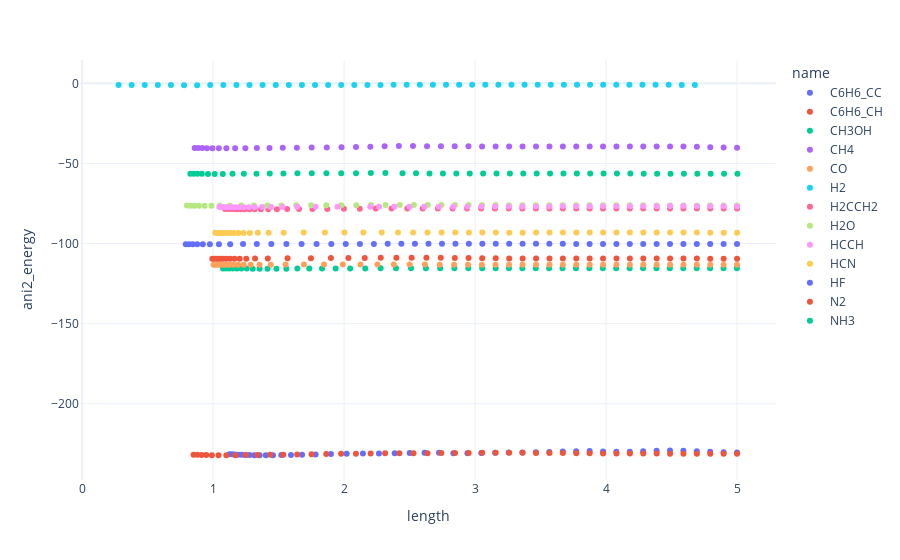

The code cell stored with this chart in its notebook:
### Code cell
fig = px.scatter(df, 
                 x='length', 
                 y='ani2_energy',
                 hover_name='name',
                 hover_data=['name', 'point', 'bond', 'length', 'ani2_energy', 'energy', 'BAND_energy'],
                 color='name',
                 template="plotly_white")

fig.show()
fig.write_html('data/ani2.html')

### Figure 1 — Plotly figure (JSON) as saved in the notebook; plotly's stock layout.template omitted (floating-point values rounded to 4 significant figures; data arrays with more than 128 entries replaced by an {"elided": "..."} marker saying what was removed)
{"data": [{"customdata": {"elided": "45x7 mixed values"}, "hoverlabel": {"namelength": 0}, "hovertemplate": "<b>%{hovertext}</b><br><br>name=%{customdata[0]}<br>length=%{customdata[3]}<br>ani2_energy=%{customdata[4]}<br>point=%{customdata[1]}<br>bond=%{customdata[2]}<br>energy=%{customdata[5]}<br>BAND_energy=%{customdata[6]}", "hovertext": ["C6H6_CC", "C6H6_CC", "C6H6_CC", "C6H6_CC", "C6H6_CC", "C6H6_CC", "C6H6_CC", "C6H6_CC", "C6H6_CC", "C6H6_CC", "C6H6_CC", "C6H6_CC", "C6H6_CC", "C6H6_CC", "C6H6_CC", "C6H6_CC", "C6H6_CC", "C6H6_CC", "C6H6_CC", "C6H6_CC", "C6H6_CC", "C6H6_CC", "C6H6_CC", "C6H6_CC", "C6H6_CC", "C6H6_CC", "C6H6_CC", "C6H6_CC", "C6H6_CC", "C6H6_CC", "C6H6_CC", "C6H6_CC", "C6H6_CC", "C6H6_CC", "C6H6_CC", "C6H6_CC", "C6H6_CC", "C6H6_CC", "C6H6_CC", "C6H6_CC", "C6H6_CC", "C6H6_CC", "C6H6_CC", "C6H6_CC", "C6H6_CC"], "legendgroup": "C6H6_CC", "marker": {"color": "#636efa", "symbol": "circle"}, "mode": "markers", "name": "C6H6_CC", "showlegend": true, "type": "scatter", "x": [1.125, 1.145, 1.166, 1.19, 1.216, 1.245, 1.277, 1.313, 1.355, 1.402, 1.457, 1.521, 1.594, 1.679, 1.782, 1.9, 2.02, 2.144, 2.266, 2.386, 2.501, 2.614, 2.725, 2.834, 2.942, 3.048, 3.153, 3.257, 3.361, 3.464, 3.567, 3.67, 3.772, 3.874, 3.977, 4.078, 4.181, 4.283, 4.386, 4.488, 4.59, 4.693, 4.795, 4.897, 5.0], "xaxis": "x", "y": [-231.5, -231.6, -231.7, -231.8, -231.9, -232.0, -232.1, -232.1, -232.2, -232.2, -232.2, -232.1, -232.0, -231.9, -231.7, -231.4, -231.2, -231.1, -231.1, -230.9, -230.8, -230.7, -230.7, -230.9, -230.9, -230.7, -230.6, -230.5, -230.4, -230.3, -230.1, -229.9, -229.7, -229.5, -229.8, -230.0, -229.9, -229.7, -229.4, -229.2, -229.3, -229.6, -230.0, -230.3, -230.4], "yaxis": "y"}, {"customdata": {"elided": "45x7 mixed values"}, "hoverlabel": {"namelength": 0}, "hovertemplate": "<b>%{hovertext}</b><br><br>name=%{customdata[0]}<br>length=%{customdata[3]}<br>ani2_energy=%{customdata[4]}<br>point=%{customdata[1]}<br>bond=%{customdata[2]}<br>energy=%{customdata[5]}<br>BAND_energy=%{customdata[6]}", "hovertext": ["C6H6_CH", "C6H6_CH", "C6H6_CH", "C6H6_CH", "C6H6_CH", "C6H6_CH", "C6H6_CH", "C6H6_CH", "C6H6_CH", "C6H6_CH", "C6H6_CH", "C6H6_CH", "C6H6_CH", "C6H6_CH", "C6H6_CH", "C6H6_CH", "C6H6_CH", "C6H6_CH", "C6H6_CH", "C6H6_CH", "C6H6_CH", "C6H6_CH", "C6H6_CH", "C6H6_CH", "C6H6_CH", "C6H6_CH", "C6H6_CH", "C6H6_CH", "C6H6_CH", "C6H6_CH", "C6H6_CH", "C6H6_CH", "C6H6_CH", "C6H6_CH", "C6H6_CH", "C6H6_CH", "C6H6_CH", "C6H6_CH", "C6H6_CH", "C6H6_CH", "C6H6_CH", "C6H6_CH", "C6H6_CH", "C6H6_CH", "C6H6_CH"], "legendgroup": "C6H6_CH", "marker": {"color": "#EF553B", "symbol": "circle"}, "mode": "markers", "name": "C6H6_CH", "showlegend": true, "type": "scatter", "x": [0.8505, 0.8786, 0.9106, 0.9476, 0.9907, 1.041, 1.101, 1.17, 1.25, 1.339, 1.436, 1.536, 1.642, 1.752, 1.864, 1.977, 2.09, 2.202, 2.313, 2.422, 2.53, 2.637, 2.742, 2.847, 2.951, 3.054, 3.157, 3.26, 3.363, 3.465, 3.568, 3.67, 3.772, 3.875, 3.977, 4.079, 4.182, 4.284, 4.386, 4.489, 4.591, 4.693, 4.795, 4.898, 5.0], "xaxis": "x", "y": [-231.8, -231.9, -232.0, -232.1, -232.1, -232.2, -232.2, -232.2, -232.1, -232.0, -231.9, -231.8, -231.7, -231.5, -231.4, -231.3, -231.2, -231.1, -231.0, -230.9, -230.9, -230.9, -230.8, -230.8, -230.7, -230.7, -230.7, -230.7, -230.7, -230.7, -230.8, -230.9, -230.9, -231.0, -231.0, -231.1, -231.1, -231.1, -231.1, -231.2, -231.2, -231.2, -231.2, -231.3, -231.3], "yaxis": "y"}, {"customdata": {"elided": "45x7 mixed values"}, "hoverlabel": {"namelength": 0}, "hovertemplate": "<b>%{hovertext}</b><br><br>name=%{customdata[0]}<br>length=%{customdata[3]}<br>ani2_energy=%{customdata[4]}<br>point=%{customdata[1]}<br>bond=%{customdata[2]}<br>energy=%{customdata[5]}<br>BAND_energy=%{customdata[6]}", "hovertext": ["CH3OH", "CH3OH", "CH3OH", "CH3OH", "CH3OH", "CH3OH", "CH3OH", "CH3OH", "CH3OH", "CH3OH", "CH3OH", "CH3OH", "CH3OH", "CH3OH", "CH3OH", "CH3OH", "CH3OH", "CH3OH", "CH3OH", "CH3OH", "CH3OH", "CH3OH", "CH3OH", "CH3OH", "CH3OH", "CH3OH", "CH3OH", "CH3OH", "CH3OH", "CH3OH", "CH3OH", "CH3OH", "CH3OH", "CH3OH", "CH3OH", "CH3OH", "CH3OH", "CH3OH", "CH3OH", "CH3OH", "CH3OH", "CH3OH", "CH3OH", "CH3OH", "CH3OH"], "legendgroup": "CH3OH", "marker": {"color": "#00cc96", "symbol": "circle"}, "mode": "markers", "name": "CH3OH", "showlegend": true, "type": "scatter", "x": [1.076, 1.098, 1.122, 1.15, 1.181, 1.216, 1.256, 1.302, 1.355, 1.415, 1.483, 1.559, 1.643, 1.734, 1.831, 1.936, 2.046, 2.161, 2.279, 2.396, 2.511, 2.624, 2.734, 2.842, 2.948, 3.054, 3.157, 3.259, 3.361, 3.463, 3.565, 3.668, 3.77, 3.873, 3.975, 4.077, 4.18, 4.282, 4.385, 4.487, 4.589, 4.692, 4.794, 4.897, 4.999], "xaxis": "x", "y": [-115.5, -115.6, -115.6, -115.6, -115.6, -115.6, -115.7, -115.7, -115.7, -115.7, -115.7, -115.7, -115.7, -115.6, -115.6, -115.6, -115.6, -115.5, -115.5, -115.4, -115.4, -115.4, -115.4, -115.4, -115.4, -115.4, -115.4, -115.4, -115.4, -115.4, -115.4, -115.4, -115.4, -115.4, -115.4, -115.4, -115.4, -115.4, -115.4, -115.4, -115.4, -115.4, -115.4, -115.4, -115.4], "yaxis": "y"}, {"customdata": {"elided": "45x7 mixed values"}, "hoverlabel": {"namelength": 0}, "hovertemplate": "<b>%{hovertext}</b><br><br>name=%{customdata[0]}<br>length=%{customdata[3]}<br>ani2_energy=%{customdata[4]}<br>point=%{customdata[1]}<br>bond=%{customdata[2]}<br>energy=%{customdata[5]}<br>BAND_energy=%{customdata[6]}", "hovertext": ["CH4", "CH4", "CH4", "CH4", "CH4", "CH4", "CH4", "CH4", "CH4", "CH4", "CH4", "CH4", "CH4", "CH4", "CH4", "CH4", "CH4", "CH4", "CH4", "CH4", "CH4", "CH4", "CH4", "CH4", "CH4", "CH4", "CH4", "CH4", "CH4", "CH4", "CH4", "CH4", "CH4", "CH4", "CH4", "CH4", "CH4", "CH4", "CH4", "CH4", "CH4", "CH4", "CH4", "CH4", "CH4"], "legendgroup": "CH4", "marker": {"color": "#ab63fa", "symbol": "circle"}, "mode": "markers", "name": "CH4", "showlegend": true, "type": "scatter", "x": [0.8591, 0.8864, 0.9174, 0.9531, 0.9946, 1.044, 1.101, 1.168, 1.246, 1.334, 1.431, 1.532, 1.639, 1.752, 1.868, 1.98, 2.091, 2.2, 2.309, 2.418, 2.526, 2.633, 2.739, 2.845, 2.949, 3.053, 3.157, 3.26, 3.363, 3.465, 3.568, 3.67, 3.772, 3.875, 3.977, 4.079, 4.182, 4.284, 4.386, 4.489, 4.591, 4.693, 4.795, 4.898, 5.0], "xaxis": "x", "y": [-40.28, -40.34, -40.39, -40.43, -40.47, -40.49, -40.5, -40.49, -40.45, -40.37, -40.3, -40.24, -40.16, -40.1, -40.04, -39.95, -39.78, -39.51, -39.26, -39.14, -39.17, -39.22, -39.25, -39.26, -39.29, -39.37, -39.42, -39.43, -39.42, -39.4, -39.39, -39.38, -39.39, -39.4, -39.41, -39.42, -39.42, -39.4, -39.35, -39.35, -39.43, -39.59, -39.81, -40.02, -40.13], "yaxis": "y"}, {"customdata": {"elided": "45x7 mixed values"}, "hoverlabel": {"namelength": 0}, "hovertemplate": "<b>%{hovertext}</b><br><br>name=%{customdata[0]}<br>length=%{customdata[3]}<br>ani2_energy=%{customdata[4]}<br>point=%{customdata[1]}<br>bond=%{customdata[2]}<br>energy=%{customdata[5]}<br>BAND_energy=%{customdata[6]}", "hovertext": ["CO", "CO", "CO", "CO", "CO", "CO", "CO", "CO", "CO", "CO", "CO", "CO", "CO", "CO", "CO", "CO", "CO", "CO", "CO", "CO", "CO", "CO", "CO", "CO", "CO", "CO", "CO", "CO", "CO", "CO", "CO", "CO", "CO", "CO", "CO", "CO", "CO", "CO", "CO", "CO", "CO", "CO", "CO", "CO", "CO"], "legendgroup": "CO", "marker": {"color": "#FFA15A", "symbol": "circle"}, "mode": "markers", "name": "CO", "showlegend": true, "type": "scatter", "x": [1.004, 1.019, 1.035, 1.054, 1.074, 1.097, 1.124, 1.154, 1.19, 1.233, 1.287, 1.354, 1.44, 1.553, 1.694, 1.847, 1.991, 2.125, 2.254, 2.379, 2.5, 2.617, 2.73, 2.839, 2.946, 3.052, 3.156, 3.259, 3.362, 3.465, 3.568, 3.67, 3.772, 3.875, 3.977, 4.079, 4.182, 4.284, 4.386, 4.489, 4.591, 4.693, 4.795, 4.898, 5.0], "xaxis": "x", "y": [-113.2, -113.2, -113.3, -113.3, -113.3, -113.3, -113.3, -113.3, -113.3, -113.3, -113.2, -113.2, -113.2, -113.1, -113.1, -113.1, -113.1, -113.1, -113.1, -113.1, -113.1, -113.2, -113.2, -113.2, -113.2, -113.2, -113.3, -113.3, -113.2, -113.2, -113.2, -113.2, -113.2, -113.2, -113.2, -113.2, -113.2, -113.2, -113.3, -113.3, -113.3, -113.3, -113.3, -113.3, -113.3], "yaxis": "y"}, {"customdata": {"elided": "45x7 mixed values"}, "hoverlabel": {"namelength": 0}, "hovertemplate": "<b>%{hovertext}</b><br><br>name=%{customdata[0]}<br>length=%{customdata[3]}<br>ani2_energy=%{customdata[4]}<br>point=%{customdata[1]}<br>bond=%{customdata[2]}<br>energy=%{customdata[5]}<br>BAND_energy=%{customdata[6]}", "hovertext": ["H2", "H2", "H2", "H2", "H2", "H2", "H2", "H2", "H2", "H2", "H2", "H2", "H2", "H2", "H2", "H2", "H2", "H2", "H2", "H2", "H2", "H2", "H2", "H2", "H2", "H2", "H2", "H2", "H2", "H2", "H2", "H2", "H2", "H2", "H2", "H2", "H2", "H2", "H2", "H2", "H2", "H2", "H2", "H2", "H2"], "legendgroup": "H2", "marker": {"color": "#19d3f3", "symbol": "circle"}, "mode": "markers", "name": "H2", "showlegend": true, "type": "scatter", "x": [0.278, 0.378, 0.478, 0.578, 0.678, 0.778, 0.878, 0.978, 1.078, 1.178, 1.278, 1.378, 1.478, 1.578, 1.678, 1.778, 1.878, 1.978, 2.078, 2.178, 2.278, 2.378, 2.478, 2.578, 2.678, 2.778, 2.878, 2.978, 3.078, 3.178, 3.278, 3.378, 3.478, 3.578, 3.678, 3.778, 3.878, 3.978, 4.078, 4.178, 4.278, 4.378, 4.478, 4.578, 4.678], "xaxis": "x", "y": [-1.022, -1.017, -1.021, -1.044, -1.095, -1.13, -1.115, -1.079, -1.057, -1.047, -1.059, -1.087, -1.09, -1.086, -1.085, -1.083, -1.074, -1.049, -1.017, -0.986, -0.9586, -0.9341, -0.9113, -0.8921, -0.8795, -0.8724, -0.8677, -0.8647, -0.8627, -0.862, -0.8638, -0.8675, -0.8722, -0.8786, -0.8851, -0.8899, -0.8924, -0.8932, -0.8938, -0.8956, -0.9011, -0.9118, -0.9255, -0.9415, -0.9605], "yaxis": "y"}, {"customdata": {"elided": "45x7 mixed values"}, "hoverlabel": {"namelength": 0}, "hovertemplate": "<b>%{hovertext}</b><br><br>name=%{customdata[0]}<br>length=%{customdata[3]}<br>ani2_energy=%{customdata[4]}<br>point=%{customdata[1]}<br>bond=%{customdata[2]}<br>energy=%{customdata[5]}<br>BAND_energy=%{customdata[6]}", "hovertext": ["H2CCH2", "H2CCH2", "H2CCH2", "H2CCH2", "H2CCH2", "H2CCH2", "H2CCH2", "H2CCH2", "H2CCH2", "H2CCH2", "H2CCH2", "H2CCH2", "H2CCH2", "H2CCH2", "H2CCH2", "H2CCH2", "H2CCH2", "H2CCH2", "H2CCH2", "H2CCH2", "H2CCH2", "H2CCH2", "H2CCH2", "H2CCH2", "H2CCH2", "H2CCH2", "H2CCH2", "H2CCH2", "H2CCH2", "H2CCH2", "H2CCH2", "H2CCH2", "H2CCH2", "H2CCH2", "H2CCH2", "H2CCH2", "H2CCH2", "H2CCH2", "H2CCH2", "H2CCH2", "H2CCH2", "H2CCH2", "H2CCH2", "H2CCH2", "H2CCH2"], "legendgroup": "H2CCH2", "marker": {"color": "#FF6692", "symbol": "circle"}, "mode": "markers", "name": "H2CCH2", "showlegend": true, "type": "scatter", "x": [1.091, 1.11, 1.132, 1.154, 1.18, 1.208, 1.24, 1.276, 1.317, 1.365, 1.421, 1.487, 1.565, 1.656, 1.759, 1.871, 1.998, 2.12, 2.241, 2.363, 2.483, 2.6, 2.716, 2.828, 2.938, 3.046, 3.152, 3.257, 3.361, 3.464, 3.567, 3.67, 3.772, 3.875, 3.976, 4.079, 4.181, 4.283, 4.386, 4.488, 4.591, 4.693, 4.796, 4.898, 5.0], "xaxis": "x", "y": [-78.45, -78.47, -78.49, -78.51, -78.52, -78.54, -78.55, -78.55, -78.56, -78.56, -78.55, -78.53, -78.51, -78.48, -78.44, -78.39, -78.32, -78.27, -78.2, -78.14, -78.11, -78.1, -78.1, -78.1, -78.11, -78.12, -78.14, -78.15, -78.16, -78.16, -78.16, -78.16, -78.16, -78.16, -78.16, -78.16, -78.16, -78.16, -78.15, -78.15, -78.15, -78.16, -78.16, -78.16, -78.17], "yaxis": "y"}, {"customdata": {"elided": "45x7 mixed values"}, "hoverlabel": {"namelength": 0}, "hovertemplate": "<b>%{hovertext}</b><br><br>name=%{customdata[0]}<br>length=%{customdata[3]}<br>ani2_energy=%{customdata[4]}<br>point=%{customdata[1]}<br>bond=%{customdata[2]}<br>energy=%{customdata[5]}<br>BAND_energy=%{customdata[6]}", "hovertext": ["H2O", "H2O", "H2O", "H2O", "H2O", "H2O", "H2O", "H2O", "H2O", "H2O", "H2O", "H2O", "H2O", "H2O", "H2O", "H2O", "H2O", "H2O", "H2O", "H2O", "H2O", "H2O", "H2O", "H2O", "H2O", "H2O", "H2O", "H2O", "H2O", "H2O", "H2O", "H2O", "H2O", "H2O", "H2O", "H2O", "H2O", "H2O", "H2O", "H2O", "H2O", "H2O", "H2O", "H2O", "H2O"], "legendgroup": "H2O", "marker": {"color": "#B6E880", "symbol": "circle"}, "mode": "markers", "name": "H2O", "showlegend": true, "type": "scatter", "x": [0.8002, 0.8258, 0.8561, 0.8915, 0.9347, 0.9873, 1.051, 1.128, 1.216, 1.312, 1.414, 1.522, 1.634, 1.749, 1.863, 1.979, 2.093, 2.206, 2.316, 2.425, 2.533, 2.639, 2.743, 2.847, 2.95, 3.054, 3.157, 3.259, 3.362, 3.464, 3.567, 3.669, 3.772, 3.874, 3.976, 4.079, 4.181, 4.283, 4.386, 4.488, 4.59, 4.693, 4.795, 4.897, 5.0], "xaxis": "x", "y": [-76.31, -76.34, -76.36, -76.38, -76.39, -76.39, -76.38, -76.35, -76.32, -76.28, -76.23, -76.18, -76.14, -76.1, -76.07, -76.05, -76.03, -76.01, -76.0, -75.98, -75.98, -75.98, -75.98, -75.98, -75.98, -76.0, -76.02, -76.03, -76.04, -76.05, -76.06, -76.07, -76.09, -76.1, -76.12, -76.13, -76.15, -76.16, -76.17, -76.18, -76.19, -76.19, -76.2, -76.21, -76.22], "yaxis": "y"}, {"customdata": {"elided": "45x7 mixed values"}, "hoverlabel": {"namelength": 0}, "hovertemplate": "<b>%{hovertext}</b><br><br>name=%{customdata[0]}<br>length=%{customdata[3]}<br>ani2_energy=%{customdata[4]}<br>point=%{customdata[1]}<br>bond=%{customdata[2]}<br>energy=%{customdata[5]}<br>BAND_energy=%{customdata[6]}", "hovertext": ["HCCH", "HCCH", "HCCH", "HCCH", "HCCH", "HCCH", "HCCH", "HCCH", "HCCH", "HCCH", "HCCH", "HCCH", "HCCH", "HCCH", "HCCH", "HCCH", "HCCH", "HCCH", "HCCH", "HCCH", "HCCH", "HCCH", "HCCH", "HCCH", "HCCH", "HCCH", "HCCH", "HCCH", "HCCH", "HCCH", "HCCH", "HCCH", "HCCH", "HCCH", "HCCH", "HCCH", "HCCH", "HCCH", "HCCH", "HCCH", "HCCH", "HCCH", "HCCH", "HCCH", "HCCH"], "legendgroup": "HCCH", "marker": {"color": "#FF97FF", "symbol": "circle"}, "mode": "markers", "name": "HCCH", "showlegend": true, "type": "scatter", "x": [1.048, 1.064, 1.082, 1.101, 1.122, 1.145, 1.171, 1.2, 1.234, 1.272, 1.318, 1.374, 1.442, 1.529, 1.643, 1.783, 1.949, 2.2, 2.267, 2.384, 2.499, 2.612, 2.724, 2.833, 2.941, 3.048, 3.153, 3.257, 3.361, 3.464, 3.567, 3.67, 3.772, 3.875, 3.977, 4.079, 4.182, 4.284, 4.386, 4.489, 4.59, 4.693, 4.796, 4.897, 5.0], "xaxis": "x", "y": [-77.23, -77.25, -77.26, -77.27, -77.28, -77.29, -77.29, -77.3, -77.29, -77.29, -77.27, -77.25, -77.22, -77.16, -77.09, -77.02, -76.97, -76.96, -77.01, -77.0, -77.01, -77.0, -76.99, -76.98, -76.97, -76.93, -76.9, -76.87, -76.85, -76.82, -76.8, -76.78, -76.75, -76.73, -76.72, -76.71, -76.7, -76.68, -76.65, -76.62, -76.63, -76.66, -76.71, -76.78, -76.83], "yaxis": "y"}, {"customdata": {"elided": "45x7 mixed values"}, "hoverlabel": {"namelength": 0}, "hovertemplate": "<b>%{hovertext}</b><br><br>name=%{customdata[0]}<br>length=%{customdata[3]}<br>ani2_energy=%{customdata[4]}<br>point=%{customdata[1]}<br>bond=%{customdata[2]}<br>energy=%{customdata[5]}<br>BAND_energy=%{customdata[6]}", "hovertext": ["HCN", "HCN", "HCN", "HCN", "HCN", "HCN", "HCN", "HCN", "HCN", "HCN", "HCN", "HCN", "HCN", "HCN", "HCN", "HCN", "HCN", "HCN", "HCN", "HCN", "HCN", "HCN", "HCN", "HCN", "HCN", "HCN", "HCN", "HCN", "HCN", "HCN", "HCN", "HCN", "HCN", "HCN", "HCN", "HCN", "HCN", "HCN", "HCN", "HCN", "HCN", "HCN", "HCN", "HCN", "HCN"], "legendgroup": "HCN", "marker": {"color": "#FECB52", "symbol": "circle"}, "mode": "markers", "name": "HCN", "showlegend": true, "type": "scatter", "x": [1.016, 1.031, 1.047, 1.065, 1.085, 1.107, 1.131, 1.16, 1.193, 1.232, 1.28, 1.341, 1.423, 1.539, 1.691, 1.853, 2.002, 2.147, 2.287, 2.412, 2.527, 2.637, 2.743, 2.848, 2.952, 3.056, 3.158, 3.261, 3.364, 3.466, 3.568, 3.671, 3.773, 3.875, 3.977, 4.08, 4.182, 4.284, 4.386, 4.489, 4.591, 4.693, 4.796, 4.898, 5.0], "xaxis": "x", "y": [-93.34, -93.35, -93.36, -93.37, -93.38, -93.39, -93.39, -93.39, -93.39, -93.38, -93.36, -93.33, -93.29, -93.21, -93.12, -93.07, -93.07, -93.08, -93.09, -93.1, -93.11, -93.12, -93.13, -93.14, -93.16, -93.17, -93.18, -93.19, -93.19, -93.18, -93.17, -93.16, -93.15, -93.14, -93.13, -93.12, -93.12, -93.13, -93.14, -93.15, -93.16, -93.17, -93.19, -93.19, -93.2], "yaxis": "y"}, {"customdata": {"elided": "45x7 mixed values"}, "hoverlabel": {"namelength": 0}, "hovertemplate": "<b>%{hovertext}</b><br><br>name=%{customdata[0]}<br>length=%{customdata[3]}<br>ani2_energy=%{customdata[4]}<br>point=%{customdata[1]}<br>bond=%{customdata[2]}<br>energy=%{customdata[5]}<br>BAND_energy=%{customdata[6]}", "hovertext": ["HF", "HF", "HF", "HF", "HF", "HF", "HF", "HF", "HF", "HF", "HF", "HF", "HF", "HF", "HF", "HF", "HF", "HF", "HF", "HF", "HF", "HF", "HF", "HF", "HF", "HF", "HF", "HF", "HF", "HF", "HF", "HF", "HF", "HF", "HF", "HF", "HF", "HF", "HF", "HF", "HF", "HF", "HF", "HF", "HF"], "legendgroup": "HF", "marker": {"color": "#636efa", "symbol": "circle"}, "mode": "markers", "name": "HF", "showlegend": true, "type": "scatter", "x": [0.7912, 0.8153, 0.8439, 0.8783, 0.9214, 0.9753, 1.044, 1.13, 1.228, 1.334, 1.444, 1.559, 1.675, 1.79, 1.902, 2.012, 2.121, 2.227, 2.333, 2.437, 2.541, 2.644, 2.747, 2.85, 2.953, 3.055, 3.158, 3.26, 3.363, 3.465, 3.567, 3.67, 3.772, 3.874, 3.977, 4.079, 4.181, 4.284, 4.386, 4.488, 4.59, 4.693, 4.795, 4.897, 5.0], "xaxis": "x", "y": [-100.4, -100.4, -100.4, -100.4, -100.4, -100.4, -100.4, -100.4, -100.3, -100.3, -100.3, -100.3, -100.3, -100.3, -100.2, -100.2, -100.2, -100.2, -100.2, -100.2, -100.2, -100.1, -100.1, -100.1, -100.1, -100.1, -100.1, -100.1, -100.1, -100.1, -100.2, -100.2, -100.2, -100.2, -100.2, -100.3, -100.3, -100.3, -100.3, -100.3, -100.3, -100.3, -100.3, -100.3, -100.3], "yaxis": "y"}, {"customdata": {"elided": "45x7 mixed values"}, "hoverlabel": {"namelength": 0}, "hovertemplate": "<b>%{hovertext}</b><br><br>name=%{customdata[0]}<br>length=%{customdata[3]}<br>ani2_energy=%{customdata[4]}<br>point=%{customdata[1]}<br>bond=%{customdata[2]}<br>energy=%{customdata[5]}<br>BAND_energy=%{customdata[6]}", "hovertext": ["N2", "N2", "N2", "N2", "N2", "N2", "N2", "N2", "N2", "N2", "N2", "N2", "N2", "N2", "N2", "N2", "N2", "N2", "N2", "N2", "N2", "N2", "N2", "N2", "N2", "N2", "N2", "N2", "N2", "N2", "N2", "N2", "N2", "N2", "N2", "N2", "N2", "N2", "N2", "N2", "N2", "N2", "N2", "N2", "N2"], "legendgroup": "N2", "marker": {"color": "#EF553B", "symbol": "circle"}, "mode": "markers", "name": "N2", "showlegend": true, "type": "scatter", "x": [0.9939, 1.008, 1.023, 1.04, 1.058, 1.079, 1.103, 1.13, 1.163, 1.203, 1.253, 1.32, 1.417, 1.568, 1.747, 1.899, 2.033, 2.158, 2.28, 2.399, 2.516, 2.628, 2.738, 2.845, 2.95, 3.054, 3.158, 3.26, 3.363, 3.466, 3.568, 3.67, 3.773, 3.875, 3.977, 4.079, 4.182, 4.284, 4.386, 4.489, 4.591, 4.693, 4.795, 4.898, 5.0], "xaxis": "x", "y": [-109.5, -109.5, -109.5, -109.5, -109.5, -109.5, -109.5, -109.5, -109.5, -109.5, -109.4, -109.4, -109.3, -109.2, -109.1, -109.1, -109.0, -109.0, -108.9, -108.9, -108.9, -108.9, -108.9, -109.0, -109.1, -109.2, -109.3, -109.3, -109.4, -109.4, -109.4, -109.4, -109.4, -109.4, -109.4, -109.4, -109.4, -109.4, -109.4, -109.4, -109.4, -109.4, -109.4, -109.4, -109.4], "yaxis": "y"}, {"customdata": {"elided": "45x7 mixed values"}, "hoverlabel": {"namelength": 0}, "hovertemplate": "<b>%{hovertext}</b><br><br>name=%{customdata[0]}<br>length=%{customdata[3]}<br>ani2_energy=%{customdata[4]}<br>point=%{customdata[1]}<br>bond=%{customdata[2]}<br>energy=%{customdata[5]}<br>BAND_energy=%{customdata[6]}", "hovertext": ["NH3", "NH3", "NH3", "NH3", "NH3", "NH3", "NH3", "NH3", "NH3", "NH3", "NH3", "NH3", "NH3", "NH3", "NH3", "NH3", "NH3", "NH3", "NH3", "NH3", "NH3", "NH3", "NH3", "NH3", "NH3", "NH3", "NH3", "NH3", "NH3", "NH3", "NH3", "NH3", "NH3", "NH3", "NH3", "NH3", "NH3", "NH3", "NH3", "NH3", "NH3", "NH3", "NH3", "NH3", "NH3"], "legendgroup": "NH3", "marker": {"color": "#00cc96", "symbol": "circle"}, "mode": "markers", "name": "NH3", "showlegend": true, "type": "scatter", "x": [0.8261, 0.8511, 0.88, 0.9138, 0.9607, 1.012, 1.074, 1.148, 1.235, 1.331, 1.432, 1.537, 1.644, 1.753, 1.865, 1.978, 2.091, 2.204, 2.315, 2.446, 2.549, 2.652, 2.754, 2.857, 2.959, 3.061, 3.164, 3.266, 3.368, 3.47, 3.572, 3.674, 3.777, 3.879, 3.981, 4.083, 4.185, 4.288, 4.39, 4.492, 4.594, 4.696, 4.799, 4.901, 5.003], "xaxis": "x", "y": [-56.4, -56.43, -56.47, -56.49, -56.52, -56.53, -56.52, -56.5, -56.45, -56.39, -56.32, -56.25, -56.19, -56.14, -56.1, -56.07, -56.04, -56.01, -55.99, -56.18, -56.19, -56.2, -56.21, -56.23, -56.24, -56.25, -56.25, -56.26, -56.27, -56.28, -56.29, -56.3, -56.31, -56.32, -56.33, -56.34, -56.34, -56.35, -56.36, -56.36, -56.37, -56.37, -56.37, -56.37, -56.37], "yaxis": "y"}], "layout": {"legend": {"title": {"text": "name"}, "tracegroupgap": 0}, "margin": {"t": 60}, "xaxis": {"anchor": "y", "domain": [0, 1], "title": {"text": "length"}}, "yaxis": {"anchor": "x", "domain": [0, 1], "title": {"text": "ani2_energy"}}}}
